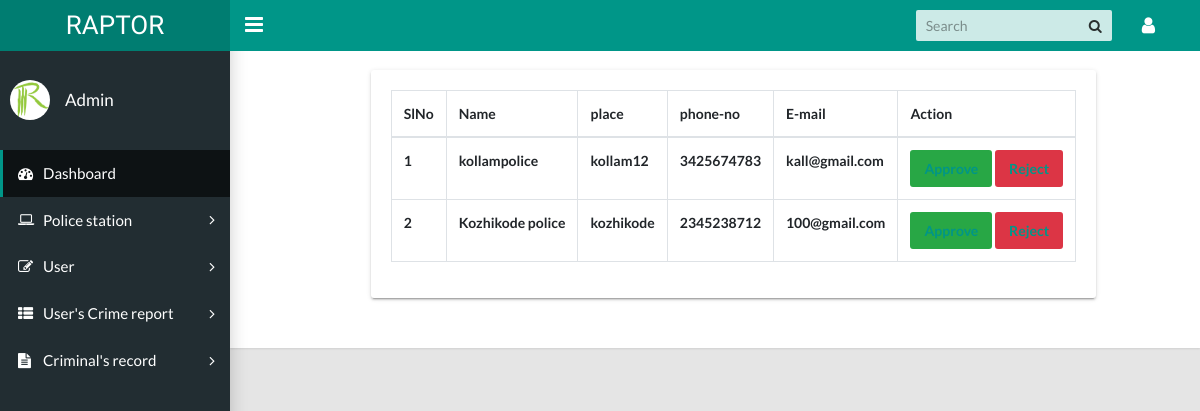
The page /managepolicestation on the database its author committed.
### police/models.py (models this page shows, shortened)
class policestation(models.Model):
    name=models.CharField(max_length=100)
    place=models.CharField(max_length=500)
    email=models.EmailField(max_length=400)
    phone_number=models.CharField(max_length=40)
    Log_id=models.ForeignKey(Log,on_delete=models.CASCADE)
    role=models.CharField(max_length=10)
    policestatus=models.CharField(max_length=10)

### police/views.py (the view)
# urls.py: path("managepolicestation",views.managepolicestation_page,name="managepolicestation_page"),
def managepolicestation_page(request):
    data=policestation.objects.all()
    return render(request,'managepolicestation.html',{'data':data})

### police/templates/managepolicestation.html (shortened to what this page needs)
<!DOCTYPE html>
<html lang="en">
  <head>
    <link rel="stylesheet" type="text/css" href="../static/css/main.css">
    <link rel="stylesheet" type="text/css" href="https://maxcdn.bootstrapcdn.com/font-awesome/4.7.0/css/font-awesome.min.css">
  </head>
  <body class="app sidebar-mini">
    <header class="app-header"><a class="app-header__logo" href="index.html">RAPTOR</a>
      <a class="app-sidebar__toggle" href="#" data-toggle="sidebar" aria-label="Hide Sidebar"></a>
      <ul class="app-nav">
        <li class="app-search">
          <input class="app-search__input" type="search" placeholder="Search">
          <button class="app-search__button"><i class="fa fa-search"></i></button>
        </li>
        <li class="dropdown"><a class="app-nav__item" href="#" data-toggle="dropdown" aria-label="Open Profile Menu"><i class="fa fa-user fa-lg"></i></a>
        </li>
      </ul>
    </header>
    <aside class="app-sidebar">
      <div class="app-sidebar__user"><img class="app-sidebar__user-avatar" src="../static/images/raptor_logo.png" alt="User Image" height="40px"width="40">
        <div>
         <p class="app-sidebar__user-name">Admin</p>
       </div>
      </div>
      <ul class="app-menu">
        <li><a class="app-menu__item active" href="{% url 'dash_page'%}"><i class="app-menu__icon fa fa-dashboard"></i><span class="app-menu__label">Dashboard</span></a></li>
        <li class="treeview"><a class="app-menu__item" href="#" data-toggle="treeview"><i class="app-menu__icon fa fa-laptop"></i><span class="app-menu__label">Police station</span><i class="treeview-indicator fa fa-angle-right"></i></a>
        <li class="treeview"><a class="app-menu__item" href="#" data-toggle="treeview"><i class="app-menu__icon fa fa-edit"></i><span class="app-menu__label">User</span><i class="treeview-indicator fa fa-angle-right"></i></a>
        </li>
        <li class="treeview"><a class="app-menu__item" href="#" data-toggle="treeview"><i class="app-menu__icon fa fa-th-list"></i><span class="app-menu__label">User's Crime report </span><i class="treeview-indicator fa fa-angle-right"></i></a>
        </li>
        <li class="treeview"><a class="app-menu__item" href="#" data-toggle="treeview"><i class="app-menu__icon fa fa-file-text"></i><span class="app-menu__label">Criminal's record</span><i class="treeview-indicator fa fa-angle-right"></i></a>
        </li>
      </ul>
    </aside>
    <main class="app-content">
      <div class="app-title">
        <div class="col-lg-18">
          <div class="tile">
            <table class="table table-bordered">
              <thead>
                <tr>
                  <th>SlNo</th>
                  <th>Name</th>
                  <th>place</th>
                  <th>phone-no</th>
                  <th>E-mail</th>
                  <th>Action</th>
                </tr>
              </thead>
              <tbody>
                {% for i in data %}
                {% if i.policestatus == "0" %}
                <tr>
                  <th>{{forloop.counter}}</th>
                  <th>{{i.name}}</th>
                  <th>{{i.place}}</th>
                  <th>{{i.phone_number}}</th>
                  <th>{{i.email}}</th>
                  <td>
                    <button class="btn btn-success" type="button"><a href="{% url 'approved_page' i.id %}">Approve</a></button>
                    <button class="btn btn-danger" type="button"><a href="{% url 'reject_policestation' i.id %}">Reject</a></button>
                  </td>
                </tr>
               {% endif %}
               {% endfor  %}
              </tbody>
            </table>
          </div>
        </div>
            </div>
    </main>
  </body>
</html>

### rows shown on the page
policestation: name "kollampolice", place "kollam12", phone_number "3425674783", email "kall@gmail.com"
policestation: name "Kozhikode police", place "kozhikode", phone_number "2345238712", email "100@gmail.com"
